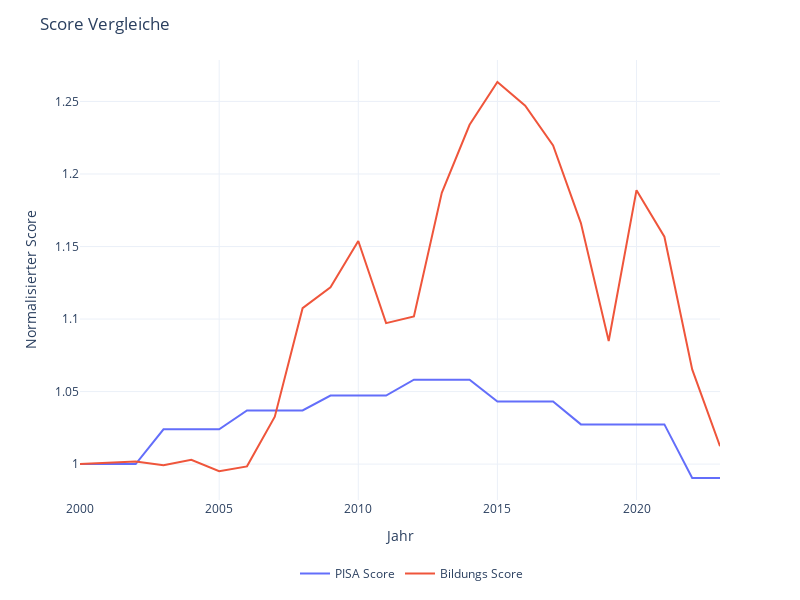

Source (notebook cell):
### Code cell
plt_data = data.loc[:,['PISA Score', 'Bildungs Score']]
plt_data = plt_data / plt_data.loc['2000'].iloc[0]
fig = px.line(plt_data, y=['PISA Score', 'Bildungs Score'], template='plotly_white')
fig.update_layout(title='Score Vergleiche',autosize=False, width=800,height=600)
fig.update_yaxes(title='Normalisierter Score')
fig.update_layout(legend=dict(
    orientation='h',
    yanchor='bottom',
    y=-0.2,
    xanchor='right',
    x=0.7,
    title=''
))
fig.show()

### Figure 1 — Plotly figure (JSON) as saved in the notebook; plotly's stock layout.template omitted (floating-point values rounded to 4 significant figures)
{"data": [{"hovertemplate": "variable=PISA Score<br>Jahr=%{x}<br>value=%{y}<extra></extra>", "legendgroup": "PISA Score", "line": {"color": "#636efa", "dash": "solid"}, "marker": {"symbol": "circle"}, "mode": "lines", "name": "PISA Score", "orientation": "v", "showlegend": true, "type": "scatter", "x": ["2000-01-01T00:00:00", "2001-01-01T00:00:00", "2002-01-01T00:00:00", "2003-01-01T00:00:00", "2004-01-01T00:00:00", "2005-01-01T00:00:00", "2006-01-01T00:00:00", "2007-01-01T00:00:00", "2008-01-01T00:00:00", "2009-01-01T00:00:00", "2010-01-01T00:00:00", "2011-01-01T00:00:00", "2012-01-01T00:00:00", "2013-01-01T00:00:00", "2014-01-01T00:00:00", "2015-01-01T00:00:00", "2016-01-01T00:00:00", "2017-01-01T00:00:00", "2018-01-01T00:00:00", "2019-01-01T00:00:00", "2020-01-01T00:00:00", "2021-01-01T00:00:00", "2022-01-01T00:00:00", "2023-01-01T00:00:00"], "xaxis": "x", "y": [1, 1, 1, 1.024, 1.024, 1.024, 1.037, 1.037, 1.037, 1.047, 1.047, 1.047, 1.058, 1.058, 1.058, 1.043, 1.043, 1.043, 1.027, 1.027, 1.027, 1.027, 0.9904, 0.9904], "yaxis": "y"}, {"hovertemplate": "variable=Bildungs Score<br>Jahr=%{x}<br>value=%{y}<extra></extra>", "legendgroup": "Bildungs Score", "line": {"color": "#EF553B", "dash": "solid"}, "marker": {"symbol": "circle"}, "mode": "lines", "name": "Bildungs Score", "orientation": "v", "showlegend": true, "type": "scatter", "x": ["2000-01-01T00:00:00", "2001-01-01T00:00:00", "2002-01-01T00:00:00", "2003-01-01T00:00:00", "2004-01-01T00:00:00", "2005-01-01T00:00:00", "2006-01-01T00:00:00", "2007-01-01T00:00:00", "2008-01-01T00:00:00", "2009-01-01T00:00:00", "2010-01-01T00:00:00", "2011-01-01T00:00:00", "2012-01-01T00:00:00", "2013-01-01T00:00:00", "2014-01-01T00:00:00", "2015-01-01T00:00:00", "2016-01-01T00:00:00", "2017-01-01T00:00:00", "2018-01-01T00:00:00", "2019-01-01T00:00:00", "2020-01-01T00:00:00", "2021-01-01T00:00:00", "2022-01-01T00:00:00", "2023-01-01T00:00:00"], "xaxis": "x", "y": [1, 1.001, 1.002, 0.9993, 1.003, 0.995, 0.9984, 1.033, 1.108, 1.122, 1.154, 1.097, 1.102, 1.187, 1.234, 1.263, 1.247, 1.22, 1.166, 1.085, 1.189, 1.157, 1.065, 1.012], "yaxis": "y"}], "layout": {"autosize": false, "height": 600, "legend": {"orientation": "h", "title": {"text": ""}, "tracegroupgap": 0, "x": 0.7, "xanchor": "right", "y": -0.2, "yanchor": "bottom"}, "margin": {"t": 60}, "title": {"text": "Score Vergleiche"}, "width": 800, "xaxis": {"anchor": "y", "domain": [0, 1], "title": {"text": "Jahr"}}, "yaxis": {"anchor": "x", "domain": [0, 1], "title": {"text": "Normalisierter Score"}}}}
